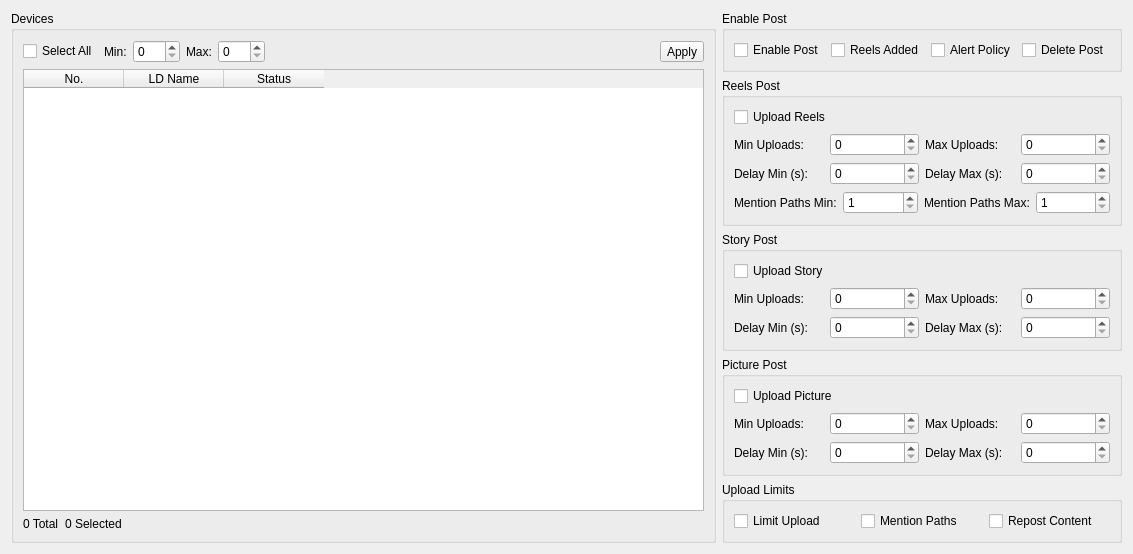
<?xml version="1.0" encoding="UTF-8"?>
<ui version="4.0">
 <class>AutoPostWorkspace</class>
 <widget class="QWidget" name="AutoPostWorkspace">
  <property name="geometry">
   <rect>
    <x>0</x>
    <y>0</y>
    <width>1133</width>
    <height>550</height>
   </rect>
  </property>
  <layout class="QHBoxLayout" name="layMain">
   <item>
    <layout class="QVBoxLayout" name="layLeftPanel">
     <item>
      <widget class="QGroupBox" name="grpDevices">
       <property name="title">
        <string>Devices</string>
       </property>
       <layout class="QVBoxLayout" name="layDevCtrl">
        <item>
         <layout class="QHBoxLayout" name="layTop">
          <item>
           <widget class="QCheckBox" name="chkSelectAll">
            <property name="text">
             <string>Select All</string>
            </property>
           </widget>
          </item>
          <item>
           <widget class="QLabel" name="lblMinSel">
            <property name="text">
             <string>Min:</string>
            </property>
           </widget>
          </item>
          <item>
           <widget class="QSpinBox" name="spnMinSel">
            <property name="maximum">
             <number>999</number>
            </property>
           </widget>
          </item>
          <item>
           <widget class="QLabel" name="lblMaxSel">
            <property name="text">
             <string>Max:</string>
            </property>
           </widget>
          </item>
          <item>
           <widget class="QSpinBox" name="spnMaxSel">
            <property name="maximum">
             <number>999</number>
            </property>
           </widget>
          </item>
          <item>
           <spacer name="spcTopH">
            <property name="orientation">
             <enum>Qt::Horizontal</enum>
            </property>
            <property name="sizeHint" stdset="0">
             <size>
              <width>0</width>
              <height>0</height>
             </size>
            </property>
           </spacer>
          </item>
          <item>
           <widget class="QToolButton" name="btnApply">
            <property name="text">
             <string>Apply</string>
            </property>
            <property name="toolButtonStyle">
             <enum>Qt::ToolButtonTextBesideIcon</enum>
            </property>
           </widget>
          </item>
         </layout>
        </item>
        <item>
         <widget class="QTableWidget" name="tblEmulator">
          <property name="alternatingRowColors">
           <bool>true</bool>
          </property>
          <property name="selectionMode">
           <enum>QAbstractItemView::MultiSelection</enum>
          </property>
          <property name="selectionBehavior">
           <enum>QAbstractItemView::SelectRows</enum>
          </property>
          <property name="columnCount">
           <number>3</number>
          </property>
          <column>
           <property name="text">
            <string>No.</string>
           </property>
          </column>
          <column>
           <property name="text">
            <string>LD Name</string>
           </property>
          </column>
          <column>
           <property name="text">
            <string>Status</string>
           </property>
          </column>
         </widget>
        </item>
        <item>
         <layout class="QHBoxLayout" name="layBottom">
          <item>
           <widget class="QLabel" name="lblTotalEmu">
            <property name="text">
             <string>0 Total</string>
            </property>
           </widget>
          </item>
          <item>
           <widget class="QLabel" name="lblSelected">
            <property name="text">
             <string>0 Selected</string>
            </property>
           </widget>
          </item>
          <item>
           <spacer name="spcBottomH">
            <property name="orientation">
             <enum>Qt::Horizontal</enum>
            </property>
            <property name="sizeHint" stdset="0">
             <size>
              <width>0</width>
              <height>0</height>
             </size>
            </property>
           </spacer>
          </item>
         </layout>
        </item>
       </layout>
      </widget>
     </item>
    </layout>
   </item>
   <item>
    <layout class="QVBoxLayout" name="layRightPanel">
     <item>
      <widget class="QGroupBox" name="grpEnablePost">
       <property name="title">
        <string>Enable Post</string>
       </property>
       <layout class="QHBoxLayout" name="layEnablePost">
        <item>
         <widget class="QCheckBox" name="chkEnablePost">
          <property name="text">
           <string>Enable Post</string>
          </property>
         </widget>
        </item>
        <item>
         <widget class="QCheckBox" name="chkReelsMusic">
          <property name="text">
           <string>Reels Added</string>
          </property>
         </widget>
        </item>
        <item>
         <widget class="QCheckBox" name="chkPolicyAlert">
          <property name="text">
           <string>Alert Policy</string>
          </property>
         </widget>
        </item>
        <item>
         <widget class="QCheckBox" name="chkDeletePost">
          <property name="text">
           <string>Delete Post</string>
          </property>
         </widget>
        </item>
       </layout>
      </widget>
     </item>
     <item>
      <widget class="QGroupBox" name="grpReelsPost">
       <property name="title">
        <string>Reels Post</string>
       </property>
       <layout class="QVBoxLayout" name="layReelsPost">
        <item>
         <widget class="QCheckBox" name="chkUploadReels">
          <property name="text">
           <string>Upload Reels</string>
          </property>
         </widget>
        </item>
        <item>
         <layout class="QHBoxLayout" name="layReelsUploads">
          <item>
           <widget class="QLabel" name="lblReelsMin">
            <property name="text">
             <string>Min Uploads:</string>
            </property>
           </widget>
          </item>
          <item>
           <widget class="QSpinBox" name="spnReelsMin">
            <property name="maximum">
             <number>999</number>
            </property>
           </widget>
          </item>
          <item>
           <widget class="QLabel" name="lblReelsMax">
            <property name="text">
             <string>Max Uploads:</string>
            </property>
           </widget>
          </item>
          <item>
           <widget class="QSpinBox" name="spnReelsMax">
            <property name="maximum">
             <number>999</number>
            </property>
           </widget>
          </item>
         </layout>
        </item>
        <item>
         <layout class="QHBoxLayout" name="layReelsDelay">
          <item>
           <widget class="QLabel" name="lblReelsDelayMin">
            <property name="text">
             <string>Delay Min (s):</string>
            </property>
           </widget>
          </item>
          <item>
           <widget class="QSpinBox" name="spnReelsDelayMin">
            <property name="maximum">
             <number>999</number>
            </property>
           </widget>
          </item>
          <item>
           <widget class="QLabel" name="lblReelsDelayMax">
            <property name="text">
             <string>Delay Max (s):</string>
            </property>
           </widget>
          </item>
          <item>
           <widget class="QSpinBox" name="spnReelsDelayMax">
            <property name="maximum">
             <number>999</number>
            </property>
           </widget>
          </item>
         </layout>
        </item>
        <item>
         <layout class="QHBoxLayout" name="layMentionPaths">
          <item>
           <widget class="QLabel" name="lblMentionsMin">
            <property name="text">
             <string>Mention Paths Min:</string>
            </property>
           </widget>
          </item>
          <item>
           <widget class="QSpinBox" name="spnMentionsMin">
            <property name="minimum">
             <number>1</number>
            </property>
            <property name="maximum">
             <number>5</number>
            </property>
           </widget>
          </item>
          <item>
           <widget class="QLabel" name="lblMentionsMax">
            <property name="text">
             <string>Mention Paths Max:</string>
            </property>
           </widget>
          </item>
          <item>
           <widget class="QSpinBox" name="spnMentionsMax">
            <property name="minimum">
             <number>1</number>
            </property>
            <property name="maximum">
             <number>5</number>
            </property>
           </widget>
          </item>
         </layout>
        </item>
       </layout>
      </widget>
     </item>
     <item>
      <widget class="QGroupBox" name="grpStoryPost">
       <property name="title">
        <string>Story Post</string>
       </property>
       <layout class="QVBoxLayout" name="layStoryPost">
        <item>
         <widget class="QCheckBox" name="chkUploadStory">
          <property name="text">
           <string>Upload Story</string>
          </property>
         </widget>
        </item>
        <item>
         <layout class="QHBoxLayout" name="layStoryUploads">
          <item>
           <widget class="QLabel" name="lblStoryMin">
            <property name="text">
             <string>Min Uploads:</string>
            </property>
           </widget>
          </item>
          <item>
           <widget class="QSpinBox" name="spnStoryMin">
            <property name="maximum">
             <number>999</number>
            </property>
           </widget>
          </item>
          <item>
           <widget class="QLabel" name="lblStoryMax">
            <property name="text">
             <string>Max Uploads:</string>
            </property>
           </widget>
          </item>
          <item>
           <widget class="QSpinBox" name="spnStoryMax">
            <property name="maximum">
             <number>999</number>
            </property>
           </widget>
          </item>
         </layout>
        </item>
        <item>
         <layout class="QHBoxLayout" name="layStoryDelay">
          <item>
           <widget class="QLabel" name="lblStoryDelayMin">
            <property name="text">
             <string>Delay Min (s):</string>
            </property>
           </widget>
          </item>
          <item>
           <widget class="QSpinBox" name="spnStoryDelayMin">
            <property name="maximum">
             <number>999</number>
            </property>
           </widget>
          </item>
          <item>
           <widget class="QLabel" name="lblStoryDelayMax">
            <property name="text">
             <string>Delay Max (s):</string>
            </property>
           </widget>
          </item>
          <item>
           <widget class="QSpinBox" name="spnStoryDelayMax">
            <property name="maximum">
             <number>999</number>
            </property>
           </widget>
          </item>
         </layout>
        </item>
       </layout>
      </widget>
     </item>
     <item>
      <widget class="QGroupBox" name="grpPicturePost">
       <property name="title">
        <string>Picture Post</string>
       </property>
       <layout class="QVBoxLayout" name="layPicturePost">
        <item>
         <widget class="QCheckBox" name="chkUploadPic">
          <property name="text">
           <string>Upload Picture</string>
          </property>
         </widget>
        </item>
        <item>
         <layout class="QHBoxLayout" name="layPicUploads">
          <item>
           <widget class="QLabel" name="lblPicMin">
            <property name="text">
             <string>Min Uploads:</string>
            </property>
           </widget>
          </item>
          <item>
           <widget class="QSpinBox" name="spnPicMin">
            <property name="maximum">
             <number>999</number>
            </property>
           </widget>
          </item>
          <item>
           <widget class="QLabel" name="lblPicMax">
            <property name="text">
             <string>Max Uploads:</string>
            </property>
           </widget>
          </item>
          <item>
           <widget class="QSpinBox" name="spnPicMax">
            <property name="maximum">
             <number>999</number>
            </property>
           </widget>
          </item>
         </layout>
        </item>
        <item>
         <layout class="QHBoxLayout" name="layPicDelay">
          <item>
           <widget class="QLabel" name="lblPicDelayMin">
            <property name="text">
             <string>Delay Min (s):</string>
            </property>
           </widget>
          </item>
          <item>
           <widget class="QSpinBox" name="spnPicDelayMin">
            <property name="maximum">
             <number>999</number>
            </property>
           </widget>
          </item>
          <item>
           <widget class="QLabel" name="lblPicDelayMax">
            <property name="text">
             <string>Delay Max (s):</string>
            </property>
           </widget>
          </item>
          <item>
           <widget class="QSpinBox" name="spnPicDelayMax">
            <property name="maximum">
             <number>999</number>
            </property>
           </widget>
          </item>
         </layout>
        </item>
       </layout>
      </widget>
     </item>
     <item>
      <widget class="QGroupBox" name="grpUploadLimits">
       <property name="title">
        <string>Upload Limits</string>
       </property>
       <layout class="QVBoxLayout" name="layLimits">
        <item>
         <layout class="QHBoxLayout" name="layLimitOpts">
          <item>
           <widget class="QCheckBox" name="chkLimitUpload">
            <property name="text">
             <string>Limit Upload</string>
            </property>
           </widget>
          </item>
          <item>
           <widget class="QCheckBox" name="chkMentionPaths">
            <property name="text">
             <string>Mention Paths</string>
            </property>
           </widget>
          </item>
          <item>
           <widget class="QCheckBox" name="chkRepost">
            <property name="text">
             <string>Repost Content</string>
            </property>
           </widget>
          </item>
         </layout>
        </item>
       </layout>
      </widget>
     </item>
     <item>
      <spacer name="spcVerticalRight">
       <property name="orientation">
        <enum>Qt::Vertical</enum>
       </property>
       <property name="sizeHint" stdset="0">
        <size>
         <width>0</width>
         <height>0</height>
        </size>
       </property>
      </spacer>
     </item>
    </layout>
   </item>
  </layout>
 </widget>
 <resources/>
 <connections/>
</ui>
